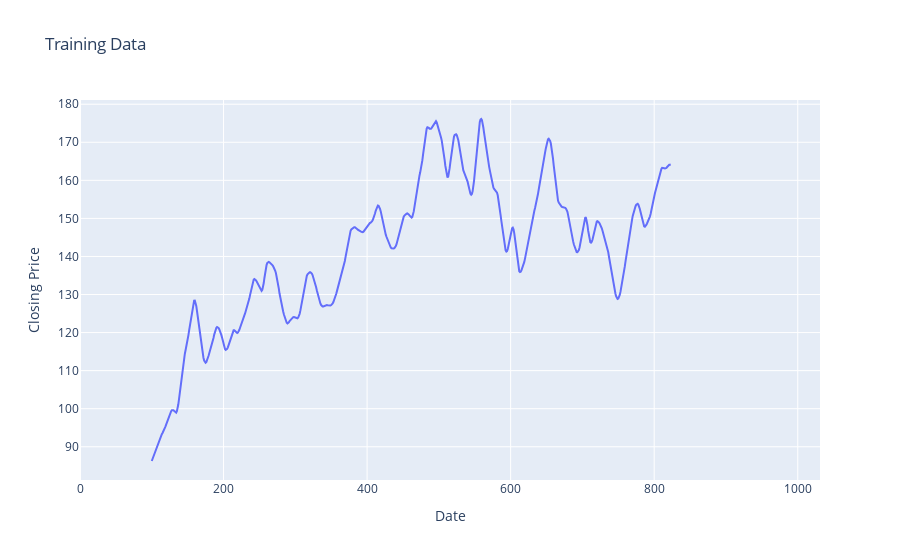

Notebook cell for this chart:
### Code cell
# Create trace for training data
trace_train = go.Scatter(x=df2.index[:len(trainPredictPlot)], y=trainPredictPlot.values.flatten(), mode='lines', name='Training Data', line=dict(width=2))

# Plot layout for training data
layout_train = go.Layout(
    title='Training Data',
    xaxis=dict(title='Date'),
    yaxis=dict(title='Closing Price'),
    legend=dict(x=0, y=1, traceorder="normal")
)

# Create figure for training data
fig_train = go.Figure(data=[trace_train], layout=layout_train)

# Show plot for training data
fig_train.show()

### Figure 1 — Plotly figure (JSON) as saved in the notebook; plotly's stock layout.template omitted (floating-point values rounded to 4 significant figures; data arrays with more than 128 entries replaced by an {"elided": "..."} marker saying what was removed)
{"data": [{"line": {"width": 2}, "mode": "lines", "name": "Training Data", "type": "scatter", "x": {"elided": "1032 int values"}, "y": {"elided": "1032 float values"}}], "layout": {"legend": {"traceorder": "normal", "x": 0, "y": 1}, "title": {"text": "Training Data"}, "xaxis": {"title": {"text": "Date"}}, "yaxis": {"title": {"text": "Closing Price"}}}}
